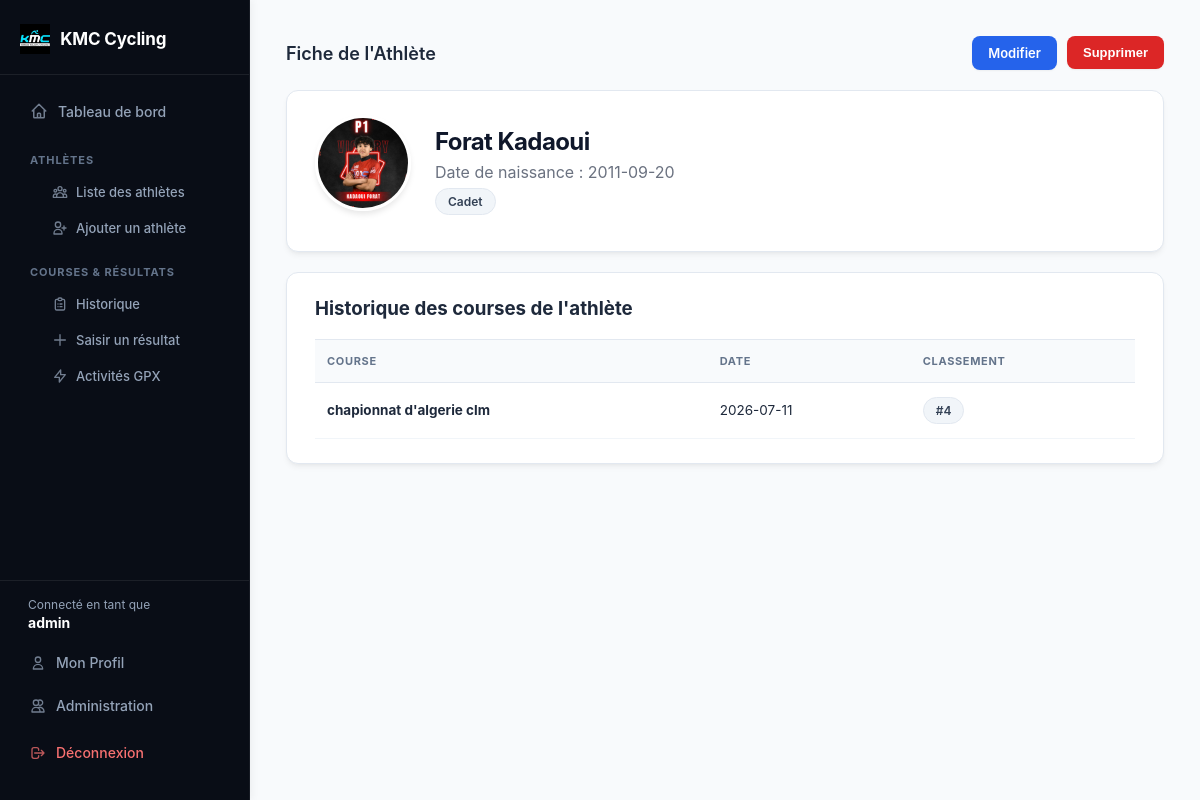
/athlete/1 (signed in), run on an earlier commit of the app's database.
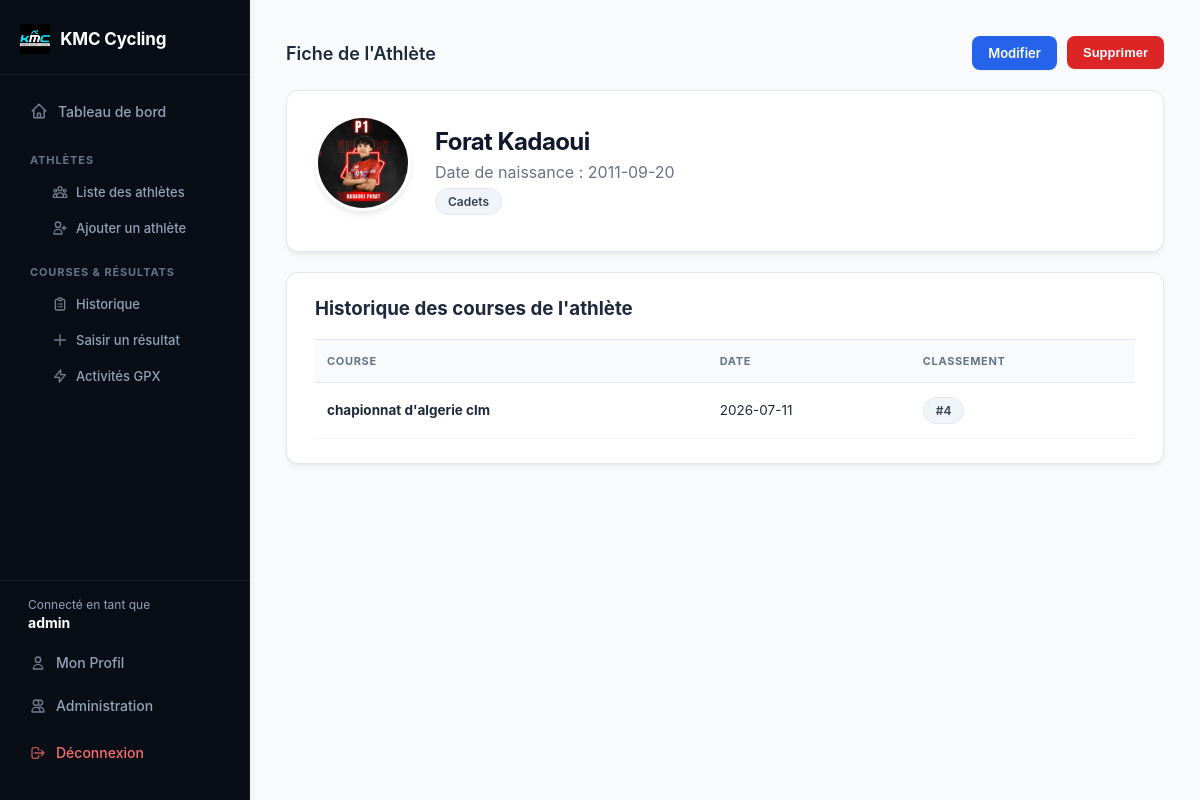
And on a later commit of the database.
### tables this page shows
CREATE TABLE athletes (
            id INTEGER PRIMARY KEY AUTOINCREMENT,
            nom TEXT NOT NULL,
            prenom TEXT NOT NULL,
            date_naissance TEXT,
            categorie TEXT,
            nom_fichier TEXT
        );

### app.py (the view)
@app.route('/athlete/<int:id>')
def profil_athlete(id):
    if 'user_id' not in session:
        return redirect(url_for('login'))
    conn = get_db_connection()
    athlete = conn.execute('SELECT * FROM athletes WHERE id = ?', (id,)).fetchone()
    if not athlete:
        conn.close()
        flash("Athlète introuvable.", "erreur")
        return redirect(url_for('liste_athletes'))
    resultats = conn.execute('SELECT * FROM resultats WHERE athlete_id = ? ORDER BY date_course DESC', (id,)).fetchall()
    conn.close()
    return render_template('profil_athlete.html', athlete=athlete, resultats=resultats)

### app.py (called while the page is built)
def get_db_connection():
    conn = sqlite3.connect('cyclisme.db')
    conn.row_factory = sqlite3.Row
    return conn

### templates/profil_athlete.html (shortened to what this page needs)
<!DOCTYPE html>
<html lang="fr">
<head>
    <link rel="stylesheet" href="{{ url_for('static', filename='style.css') }}">
</head>
<body>
    <div class="app-layout">
        {% include 'sidebar.html' %}
        <main class="content">
            <div class="container">
                <div class="entete-section">
                    <h2>Fiche de l'Athlète</h2>
                    <div style="display: flex; gap: 10px;">
                        <a href="{{ url_for('modifier_athlete', id=athlete.id) }}" class="bouton-export" style="background: #2563eb;">Modifier</a>
                        <form action="{{ url_for('supprimer_athlete', id=athlete.id) }}" method="POST" class="form-inline" onsubmit="return confirm('Voulez-vous vraiment supprimer cet athlète ?');">
                            <button type="submit" class="bouton-export" style="background: #dc2626; margin: 0; cursor: pointer;">Supprimer</button>
                        </form>
                    </div>
                </div>
                <div class="card" style="display: flex; align-items: center; gap: 24px; margin-bottom: 20px;">
                    {% if athlete.nom_fichier %}
                        <img src="{{ url_for('static', filename='uploads/' + athlete.nom_fichier) }}" class="avatar-grande">
                    {% else %}
                        <div class="avatar-grande-placeholder">{{ athlete.prenom[0] }}{{ athlete.nom[0] }}</div>
                    {% endif %}
                    <div>
                        <h1 style="margin: 0; text-transform: capitalize;">{{ athlete.prenom }} {{ athlete.nom }}</h1>
                        <p style="margin: 6px 0; color: #6b7280;">Date de naissance : {{ athlete.date_naissance or 'Non renseignée' }}</p>
                        <div><span class="badge-categorie">{{ athlete.categorie or 'Sans catégorie' }}</span></div>
                    </div>
                </div>
                <div class="card">
                    <h3 style="margin-top: 0;">Historique des courses de l'athlète</h3>
                    <table>
                        <thead>
                            <tr>
                                <th>Course</th>
                                <th>Date</th>
                                <th>Classement</th>
                            </tr>
                        </thead>
                        <tbody>
                            {% for r in resultats %}
                            <tr>
                                <td><strong>{{ r.nom_course }}</strong></td>
                                <td>{{ r.date_course }}</td>
                                <td><span class="badge-categorie">#{{ r.classement }}</span></td>
                            </tr>
                            {% else %}
                            <tr>
                                <td colspan="3">Aucun résultat enregistré pour cet athlète.</td>
                            </tr>
                            {% endfor %}
                        </tbody>
                    </table>
                </div>
            </div>
        </main>
    </div>
</body>
</html>

What changed in the data, as far as the page shows it:
changed athletes "Forat": categorie "Cadet" → "Cadets"
